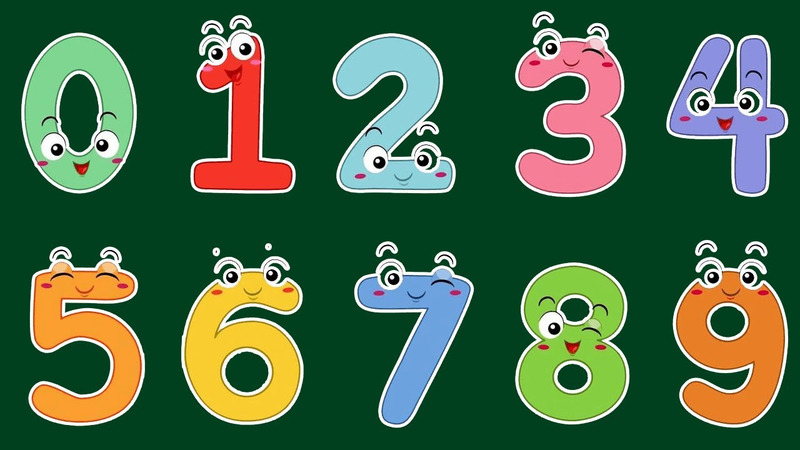
#> input picture hinhanh/9.jpg, 800 x 450 px, found by its file name
$ jupyter execute 18.ipynb
#> lines starting #> are read from the running program, lines starting #| are printed output that depends on the picture; after the words box and inside, x2 and y2 are one past the last pixel; in counts of white or black regions, pixels touching at a corner belong together
[cell 1]
import numpy as np
import matplotlib.pyplot as plt
from scipy import ndimage
from PIL import Image

[cell 2]
# Đọc ảnh
image = Image.open('G:\\thigiacmaytinh\\hinhanh\\9.jpg')
#> image is the input picture: PIL image 800x450 RGB; mean R, G, B 66.6, 101.6, 67.6

# Chuyển sang ảnh xám
gray_image = image.convert('L')
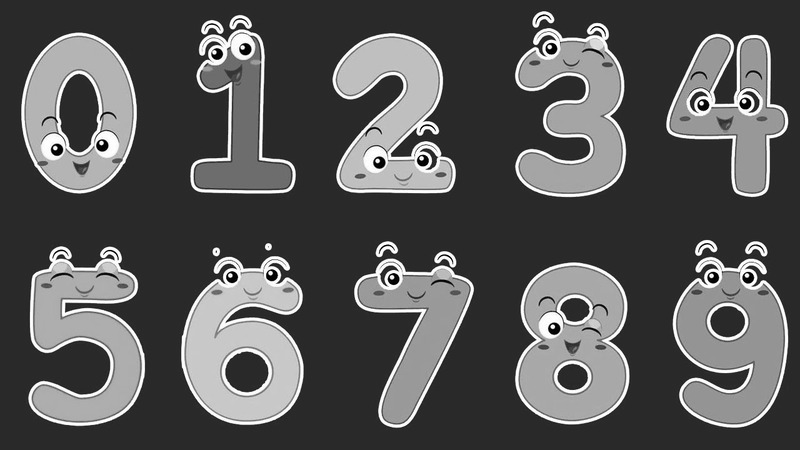
#> gray_image: PIL image 800x450 L; min 0, max 255, mean 87.3

image_array = np.array(gray_image)

# Chuyển sang ảnh nhị phân
binary_image = 1*(image_array<200)
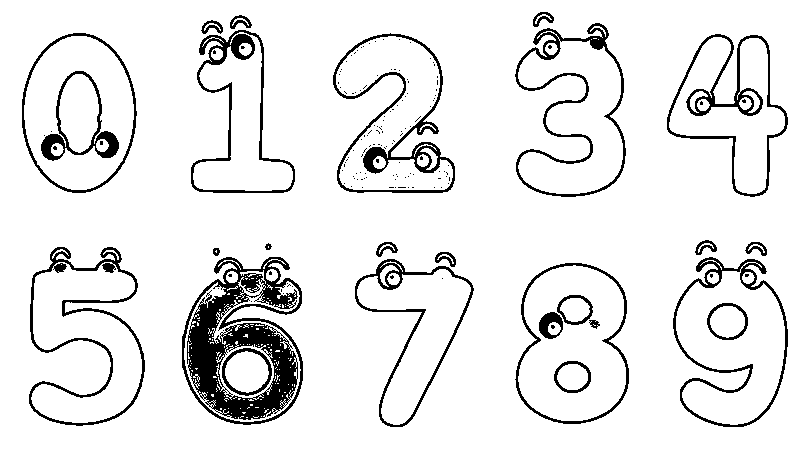
#> binary_image: shape (450, 800) int64; values 0 (black) and 1 (white), 90.9% white; 164 black regions (138 under 20 px), largest, box (x1, y1, x2, y2) and area: (182, 257, 303, 425) 9574, (333, 33, 455, 193) 2741, (29, 247, 145, 426) 2619

# Đánh nhãn
labeled_image, num_features = ndimage.label(binary_image)
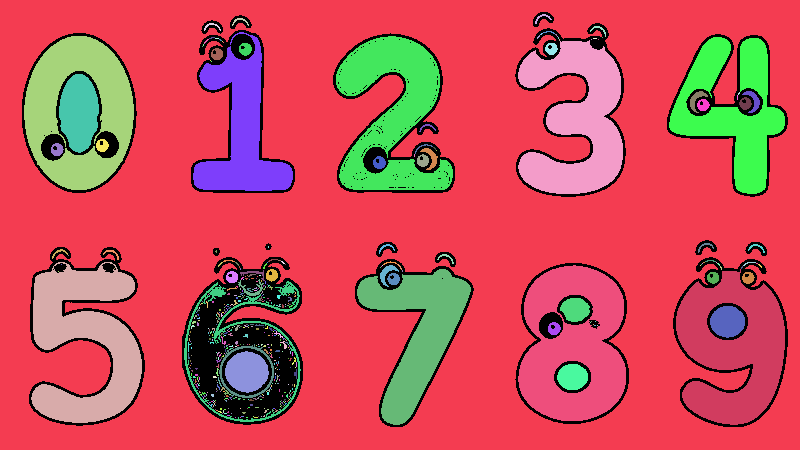
#> labeled_image: shape (450, 800) int32; 536 distinct labels, from 0 to 535; one colour per label, 0 black
#> num_features = 535

# Tạo lưới subplot với 3 dòng và 1 cột
fig, axs = plt.subplots(3, 1, figsize=(50, 50))

plt.subplot(3,1,1)
plt.imshow(gray_image, cmap='gray')
plt.title("Ảnh xám")

plt.subplot(3,1,2)
plt.imshow(binary_image, cmap='gray')
plt.title("Ảnh nhị phân")

plt.subplot(3,1,3)
plt.imshow(labeled_image, cmap='gray')
plt.title(f"Đã đánh nhãn ({num_features} đối tượng)")

plt.show();
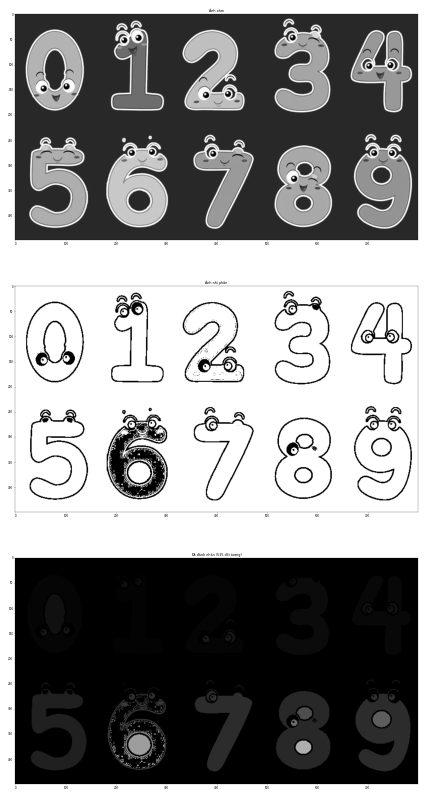
#> figure drawn by matplotlib, 3 panels

[cell 3]
import numpy as np
import matplotlib.pyplot as plt
from scipy import ndimage
from PIL import Image

# Đọc ảnh
image = Image.open('G:\\thigiacmaytinh\\hinhanh\\10.jpg')
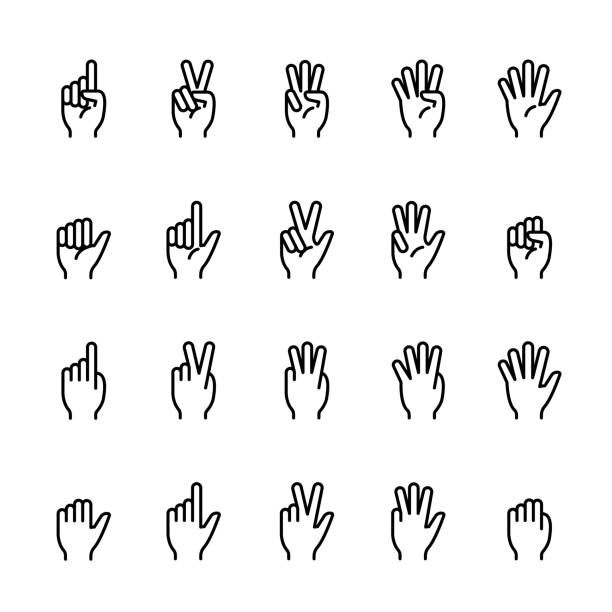
#> input picture hinhanh/10.jpg, 612 x 612 px, found by its file name
#> image is the input picture: PIL image 612x612 L; min 0, max 255, mean 241.8

# Chuyển sang ảnh xám
gray_image = image.convert('L')

image_array = np.array(gray_image)

# Chuyển sang ảnh nhị phân
binary_image = 1*(image_array<200)
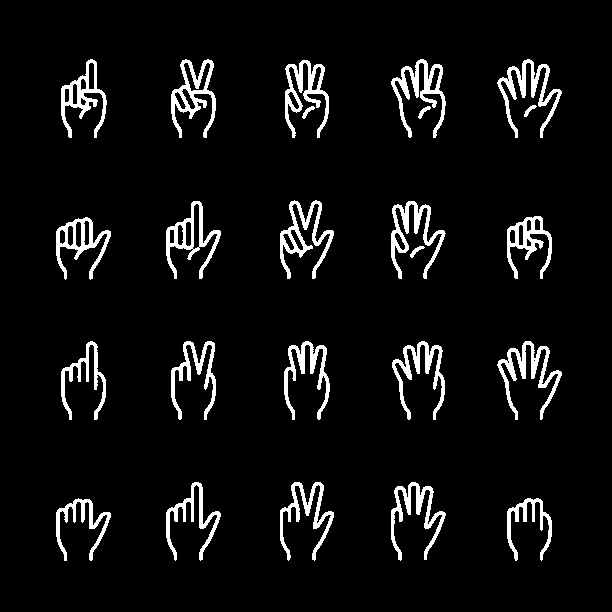
#> binary_image: shape (612, 612) int64; values 0 (black) and 1 (white), 6.1% white; 24 white regions, largest, box (x1, y1, x2, y2) and area: (497, 341, 562, 420) 1331, (497, 59, 562, 138) 1328, (391, 59, 446, 138) 1304

# Thực hiện opening để loại bỏ nhiễu và nối các đối tượng
opened_image = ndimage.binary_closing(binary_image, structure=np.ones((5,5)))
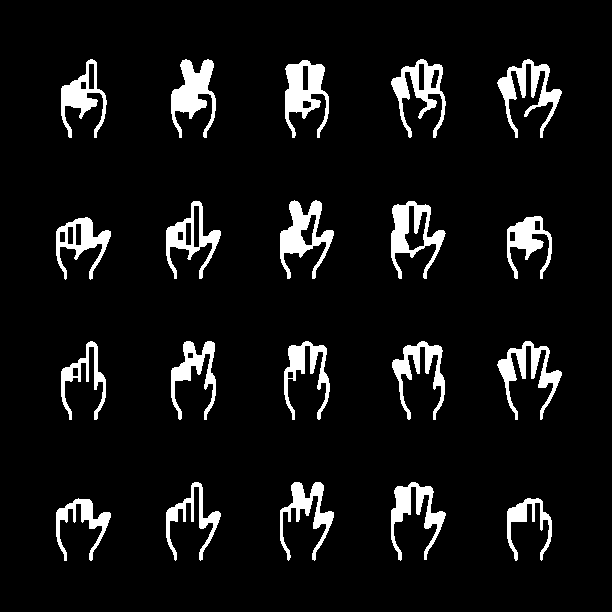
#> opened_image: shape (612, 612) bool; 7.5% white; 20 white regions, largest, box (x1, y1, x2, y2) and area: (285, 60, 329, 138) 1800, (171, 59, 216, 138) 1785, (280, 200, 334, 279) 1740

# Đánh nhãn
labeled_image, num_features = ndimage.label(opened_image)
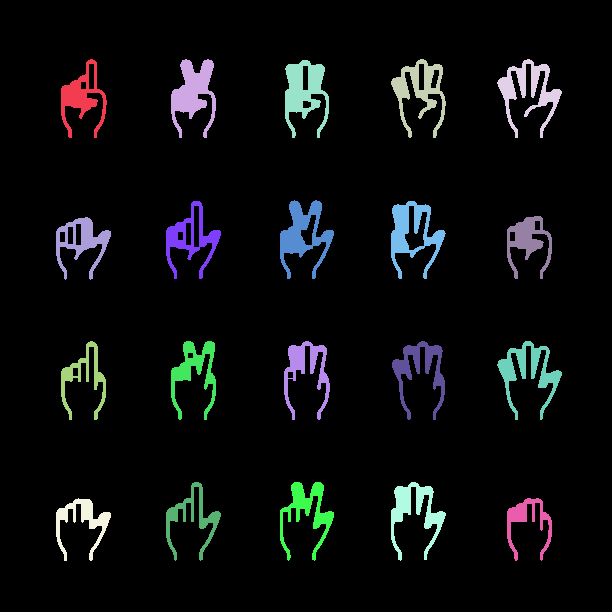
#> labeled_image: shape (612, 612) int32; 21 distinct labels, from 0 to 20; one colour per label, 0 black
#> num_features = 20

# Tạo lưới subplot với 3 dòng và 1 cột
fig, axs = plt.subplots(4, 1, figsize=(50, 50))

plt.subplot(4,1,1)
plt.imshow(gray_image, cmap='gray')
plt.title("Ảnh xám")

plt.subplot(4,1,2)
plt.imshow(binary_image, cmap='gray')
plt.title("Ảnh nhị phân")

plt.subplot(4,1,3)
plt.imshow(opened_image, cmap='gray')
plt.title("Ảnh sau opening")


plt.subplot(4,1,4)
plt.imshow(labeled_image, cmap='gray')
plt.title(f"Đã đánh nhãn ({num_features} đối tượng)")

plt.show();
